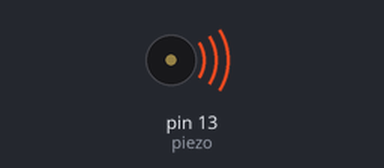
Bench run of a sketch on a simulated Arduino Uno, built with avr-gcc and run on an emulated ATmega328P. On the bench: buzzer (waves = sounding).

Above: at 0.2 s.
At 5.73 s:
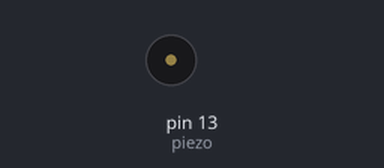
Timing chart, 0 to 6.9 s (numbered marks = the images above):
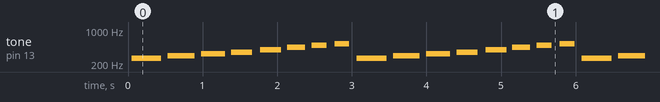

Measured:
- by itself, tone on pin 13 (piezo): repeats every 3.0 s: silent 0.09 s, 293 Hz 0.36 s, silent 0.09 s, 328 Hz 0.32 s, silent 0.09 s, 348 Hz 0.28 s, silent 0.11 s, 391 Hz 0.28 s, silent 0.08 s, 438 Hz 0.24 s, silent 0.09 s, 491 Hz 0.20 s, silent 0.11 s, 520 Hz 0.20 s, silent 0.10 s, 260 Hz 0.40 s

The sketch:

ejercicio12.ino
```cpp
// Generador de Notas Musicales
int piezo=13;
//cadena con los tiempos que corresponden a las distintas notas
int notas[] = {1915, 1700, 1519, 1432, 1275, 1136, 1014, 956};
int n=0;
int m= 0;
int tnota=100; //nº de repeticiones del pulso. Nos da la duración de la nota
int pausa=100;

void setup() {
  pinMode(piezo,OUTPUT);
}

void loop(){
  for(n=0;n<8;n++){
    for(m=0;m<=tnota;m++){
      digitalWrite(piezo,HIGH);
      delayMicroseconds(notas[n]);
      digitalWrite(piezo,LOW);
      delayMicroseconds(notas[n]);
    }
    delay(pausa);
  }
}
```
